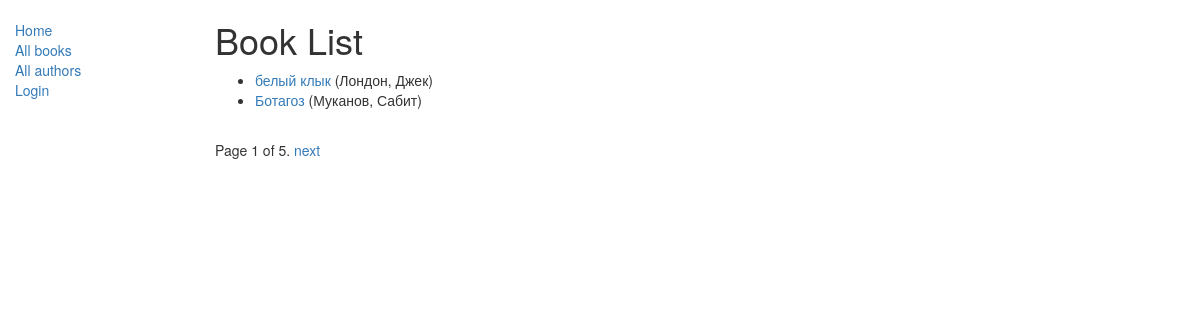
/catalog/books/, run on the app's committed database.
### catalog/models.py (models this page shows, shortened)
class Book(models.Model):
    title = models.CharField(max_length=200)
    author = models.ForeignKey('Author', on_delete=models.SET_NULL, null=True)
    summary = models.TextField(max_length=1000, help_text='Кітаптың сипаттамасын еңгізіңіз')
    isbn = models.CharField('ISBN',max_length=15, help_text='15 Character <a href="https://www.isbn-international.org/content/what-isbn">ISBN number</a>')
    genre = models.ManyToManyField(Genre, help_text='Select a genre for this book')
    def display_genre(self):
        """
        Creates a string for the Genre. This is required to display genre in Admin.
        """
        return ', '.join([ genre.name for genre in self.genre.all()[:3] ])
    display_genre.short_description = 'Genre'
    def get_absolute_url(self):
        return reverse('book-detail', args=[str(self.id)])

class Author(models.Model):
    first_name = models.CharField(max_length=100)
    last_name = models.CharField(max_length=100)
    date_of_birth = models.DateField(null=True, blank=True)
    date_of_death = models.DateField('Died', null=True, blank=True)
    class Meta:
        ordering = ["last_name","first_name"]
    def __str__(self):
        return '{0}, {1}'.format(self.last_name,self.first_name)

### catalog/views.py (the view)
# urls.py: path('books/', views.BookListView.as_view(), name='books'),
class BookListView(generic.ListView):
    model = Book
    paginate_by = 2

### catalog/templates/catalog/book_list.html
{% extends "base_generic.html" %}
{% block content %}
    <h1>Book List</h1>
    {% if book_list %}
    <ul>
      {% for book in book_list %}
      <li>
        <a href="{{ book.get_absolute_url }}">{{ book.title }}</a> ({{book.author}})
      </li>
      {% endfor %}
    </ul>
    {% else %}
      <p>There are no books in the library.</p>
    {% endif %}
{% endblock %}

### data on the page
Book: title "белый клык", author "Лондон, Джек"
Book: title "Ботагоз", author "Муканов, Сабит"

### other printed values
{{ page_obj.number }} "1"
{{ page_obj.paginator.num_pages }} "5"
